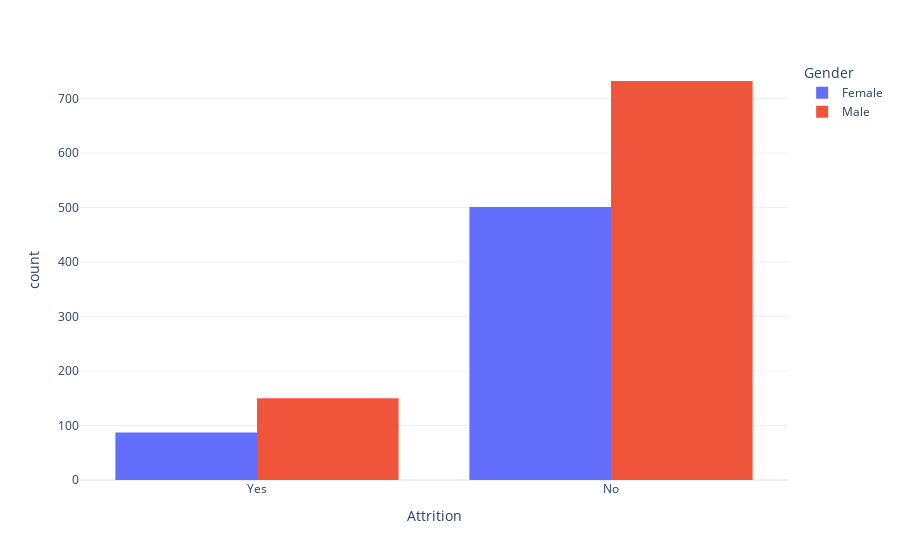

Notebook code cell kept with this figure:
### Code cell
import plotly.express as px
plt.figure(figsize=(1,1))
count=df['Gender'].value_counts()
fig = px.histogram(df, color='Gender'
            ,x='Attrition', barmode="group")
fig.update_layout(template='plotly_white')
fig.show()

### Figure 1 — Plotly figure (JSON) as saved in the notebook; plotly's stock layout.template omitted (floating-point values rounded to 4 significant figures; data arrays with more than 128 entries replaced by an {"elided": "..."} marker saying what was removed)
{"data": [{"alignmentgroup": "True", "bingroup": "x", "hovertemplate": "Gender=Female<br>Attrition=%{x}<br>count=%{y}<extra></extra>", "legendgroup": "Female", "marker": {"color": "#636efa", "pattern": {"shape": ""}}, "name": "Female", "offsetgroup": "Female", "orientation": "v", "showlegend": true, "type": "histogram", "x": {"elided": "588 str values"}, "xaxis": "x", "yaxis": "y"}, {"alignmentgroup": "True", "bingroup": "x", "hovertemplate": "Gender=Male<br>Attrition=%{x}<br>count=%{y}<extra></extra>", "legendgroup": "Male", "marker": {"color": "#EF553B", "pattern": {"shape": ""}}, "name": "Male", "offsetgroup": "Male", "orientation": "v", "showlegend": true, "type": "histogram", "x": {"elided": "882 str values"}, "xaxis": "x", "yaxis": "y"}], "layout": {"barmode": "group", "legend": {"title": {"text": "Gender"}, "tracegroupgap": 0}, "margin": {"t": 60}, "xaxis": {"anchor": "y", "domain": [0, 1], "title": {"text": "Attrition"}}, "yaxis": {"anchor": "x", "domain": [0, 1], "title": {"text": "count"}}}}
